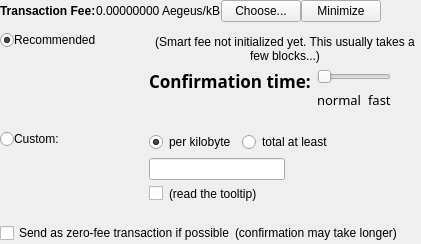
       <widget class="QFrame" name="frameFee">
        <property name="sizePolicy">
         <sizepolicy hsizetype="Expanding" vsizetype="Expanding">
          <horstretch>0</horstretch>
          <verstretch>0</verstretch>
         </sizepolicy>
        </property>
        <property name="maximumSize">
         <size>
          <width>16777215</width>
          <height>16777215</height>
         </size>
        </property>
        <property name="lineWidth">
         <number>0</number>
        </property>
        <layout class="QVBoxLayout" name="verticalLayoutFee1">
         <property name="spacing">
          <number>0</number>
         </property>
         <property name="leftMargin">
          <number>0</number>
         </property>
         <property name="topMargin">
          <number>0</number>
         </property>
         <property name="rightMargin">
          <number>0</number>
         </property>
         <property name="bottomMargin">
          <number>0</number>
         </property>
         <item>
          <layout class="QVBoxLayout" name="verticalLayoutFee2" stretch="0,0">
           <property name="spacing">
            <number>0</number>
           </property>
           <property name="leftMargin">
            <number>0</number>
           </property>
           <property name="topMargin">
            <number>0</number>
           </property>
           <item>
            <layout class="QHBoxLayout" name="horizontalLayoutFee1">
             <property name="spacing">
              <number>0</number>
             </property>
             <property name="bottomMargin">
              <number>0</number>
             </property>
             <item>
              <layout class="QVBoxLayout" name="verticalLayoutFee7">
               <property name="spacing">
                <number>0</number>
               </property>
               <item>
                <layout class="QHBoxLayout" name="horizontalLayoutSmartFee">
                 <property name="spacing">
                  <number>0</number>
                 </property>
                 <item>
                  <widget class="QLabel" name="labelFeeHeadline">
                   <property name="sizePolicy">
                    <sizepolicy hsizetype="Preferred" vsizetype="Maximum">
                     <horstretch>0</horstretch>
                     <verstretch>0</verstretch>
                    </sizepolicy>
                   </property>
                   <property name="font">
                    <font>
                     <weight>75</weight>
                     <bold>true</bold>
                    </font>
                   </property>
                   <property name="styleSheet">
                    <string notr="true">font-weight:bold;</string>
                   </property>
                   <property name="text">
                    <string>Transaction Fee:</string>
                   </property>
                   <property name="indent">
                    <number>0</number>
                   </property>
                  </widget>
                 </item>
                 <item>
                  <widget class="QLabel" name="labelFeeMinimized">
                   <property name="text">
                    <string>0.00000000 Aegeus/kB</string>
                   </property>
                   <property name="indent">
                    <number>0</number>
                   </property>
                  </widget>
                 </item>
                 <item>
                  <widget class="QPushButton" name="buttonChooseFee">
                   <property name="text">
                    <string>Choose...</string>
                   </property>
                  </widget>
                 </item>
                 <item>
                  <widget class="QPushButton" name="buttonMinimizeFee">
                   <property name="toolTip">
                    <string>collapse fee-settings</string>
                   </property>
                   <property name="text">
                    <string>Minimize</string>
                   </property>
                  </widget>
                 </item>
                </layout>
               </item>
               <item>
                <spacer name="verticalSpacer_5">
                 <property name="orientation">
                  <enum>Qt::Vertical</enum>
                 </property>
                 <property name="sizeHint" stdset="0">
                  <size>
                   <width>1</width>
                   <height>1</height>
                  </size>
                 </property>
                </spacer>
               </item>
              </layout>
             </item>
             <item>
              <spacer name="horizontalSpacer_4">
               <property name="orientation">
                <enum>Qt::Horizontal</enum>
               </property>
               <property name="sizeHint" stdset="0">
                <size>
                 <width>40</width>
                 <height>20</height>
                </size>
               </property>
              </spacer>
             </item>
            </layout>
           </item>
           <item>
            <widget class="QFrame" name="frameFeeSelection">
             <property name="enabled">
              <bool>true</bool>
             </property>
             <layout class="QVBoxLayout" name="verticalLayoutFee12">
              <property name="spacing">
               <number>0</number>
              </property>
              <property name="leftMargin">
               <number>0</number>
              </property>
              <property name="topMargin">
               <number>0</number>
              </property>
              <property name="rightMargin">
               <number>0</number>
              </property>
              <property name="bottomMargin">
               <number>0</number>
              </property>
              <item>
               <layout class="QGridLayout" name="gridLayoutFee" columnstretch="0,1,2">
                <property name="topMargin">
                 <number>10</number>
                </property>
                <property name="bottomMargin">
                 <number>4</number>
                </property>
                <property name="horizontalSpacing">
                 <number>0</number>
                </property>
                <property name="verticalSpacing">
                 <number>4</number>
                </property>
                <item row="2" column="2">
                 <layout class="QVBoxLayout" name="verticalLayoutFee8">
                  <property name="spacing">
                   <number>6</number>
                  </property>
                  <item>
                   <layout class="QHBoxLayout" name="horizontalLayoutFee13">
                    <item>
                     <widget class="QRadioButton" name="radioCustomPerKilobyte">
                      <property name="toolTip">
                       <string>If the custom fee is set to 1000 uAegeuss and the transaction is only 250 bytes, then &quot;per kilobyte&quot; only pays 250 uAegeuss in fee,&lt;br /&gt;while &quot;at least&quot; pays 1000 uAegeuss. For transactions bigger than a kilobyte both pay by kilobyte.</string>
                      </property>
                      <property name="text">
                       <string>per kilobyte</string>
                      </property>
                      <property name="iconSize">
                       <size>
                        <width>17</width>
                        <height>17</height>
                       </size>
                      </property>
                      <property name="checked">
                       <bool>true</bool>
                      </property>
                      <attribute name="buttonGroup">
                       <string notr="true">groupCustomFee</string>
                      </attribute>
                     </widget>
                    </item>
                    <item>
                     <widget class="QRadioButton" name="radioCustomAtLeast">
                      <property name="toolTip">
                       <string>If the custom fee is set to 1000 uAegeuss and the transaction is only 250 bytes, then &quot;per kilobyte&quot; only pays 250 uAegeuss in fee,&lt;br /&gt;while &quot;total at least&quot; pays 1000 uAegeuss. For transactions bigger than a kilobyte both pay by kilobyte.</string>
                      </property>
                      <property name="text">
                       <string>total at least</string>
                      </property>
                      <property name="iconSize">
                       <size>
                        <width>17</width>
                        <height>17</height>
                       </size>
                      </property>
                      <attribute name="buttonGroup">
                       <string notr="true">groupCustomFee</string>
                      </attribute>
                     </widget>
                    </item>
                    <item>
                     <spacer name="horizontalSpacer_6">
                      <property name="orientation">
                       <enum>Qt::Horizontal</enum>
                      </property>
                      <property name="sizeHint" stdset="0">
                       <size>
                        <width>1</width>
                        <height>1</height>
                       </size>
                      </property>
                     </spacer>
                    </item>
                   </layout>
                  </item>
                  <item>
                   <layout class="QHBoxLayout" name="horizontalLayout_5">
                    <item>
                     <widget class="BitcoinAmountField" name="customFee"/>
                    </item>
                    <item>
                     <spacer name="horizontalSpacer_8">
                      <property name="orientation">
                       <enum>Qt::Horizontal</enum>
                      </property>
                      <property name="sizeHint" stdset="0">
                       <size>
                        <width>1</width>
                        <height>1</height>
                       </size>
                      </property>
                     </spacer>
                    </item>
                   </layout>
                  </item>
                  <item>
                   <layout class="QHBoxLayout" name="horizontalLayoutFee8">
                    <item>
                     <widget class="QCheckBox" name="checkBoxMinimumFee">
                      <property name="toolTip">
                       <string>Paying only the minimum fee is just fine as long as there is less transaction volume than space in the blocks.&lt;br /&gt;But be aware that this can end up in a never confirming transaction once there is more demand for AEGEUS transactions than the network can process.</string>
                      </property>
                      <property name="layoutDirection">
                       <enum>Qt::LeftToRight</enum>
                      </property>
                      <property name="text">
                       <string/>
                      </property>
                      <property name="iconSize">
                       <size>
                        <width>17</width>
                        <height>17</height>
                       </size>
                      </property>
                     </widget>
                    </item>
                    <item>
                     <widget class="QLabel" name="labelMinFeeWarning">
                      <property name="enabled">
                       <bool>true</bool>
                      </property>
                      <property name="toolTip">
                       <string>Paying only the minimum fee is just fine as long as there is less transaction volume than space in the blocks.&lt;br /&gt;But be aware that this can end up in a never confirming transaction once there is more demand for AEGEUS transactions than the network can process.</string>
                      </property>
                      <property name="text">
                       <string>(read the tooltip)</string>
                      </property>
                      <property name="margin">
                       <number>5</number>
                      </property>
                     </widget>
                    </item>
                    <item>
                     <spacer name="horizontalSpacer_2">
                      <property name="orientation">
                       <enum>Qt::Horizontal</enum>
                      </property>
                      <property name="sizeHint" stdset="0">
                       <size>
                        <width>1</width>
                        <height>1</height>
                       </size>
                      </property>
                     </spacer>
                    </item>
                   </layout>
                  </item>
                 </layout>
                </item>
                <item row="0" column="0" alignment="Qt::AlignTop">
                 <widget class="QRadioButton" name="radioSmartFee">
                  <property name="text">
                   <string/>
                  </property>
                  <property name="iconSize">
                   <size>
                    <width>17</width>
                    <height>17</height>
                   </size>
                  </property>
                  <property name="checked">
                   <bool>true</bool>
                  </property>
                  <attribute name="buttonGroup">
                   <string notr="true">groupFee</string>
                  </attribute>
                 </widget>
                </item>
                <item row="2" column="1">
                 <widget class="QLabel" name="labelCustomFee">
                  <property name="text">
                   <string>Custom:</string>
                  </property>
                  <property name="alignment">
                   <set>Qt::AlignLeading|Qt::AlignLeft|Qt::AlignTop</set>
                  </property>
                  <property name="indent">
                   <number>0</number>
                  </property>
                  <property name="buddy">
                   <cstring>radioCustomFee</cstring>
                  </property>
                 </widget>
                </item>
                <item row="0" column="1">
                 <layout class="QVBoxLayout" name="verticalLayout_4">
                  <item>
                   <layout class="QHBoxLayout" name="horizontalLayout_4">
                    <item>
                     <widget class="QLabel" name="labelSmartFee_2">
                      <property name="text">
                       <string>Recommended</string>
                      </property>
                      <property name="alignment">
                       <set>Qt::AlignLeading|Qt::AlignLeft|Qt::AlignTop</set>
                      </property>
                      <property name="indent">
                       <number>0</number>
                      </property>
                     </widget>
                    </item>
                    <item>
                     <widget class="QLabel" name="labelSmartFee">
                      <property name="text">
                       <string/>
                      </property>
                      <property name="alignment">
                       <set>Qt::AlignLeading|Qt::AlignLeft|Qt::AlignTop</set>
                      </property>
                      <property name="indent">
                       <number>0</number>
                      </property>
                     </widget>
                    </item>
                   </layout>
                  </item>
                  <item>
                   <widget class="QLabel" name="labelFeeEstimation">
                    <property name="text">
                     <string/>
                    </property>
                    <property name="alignment">
                     <set>Qt::AlignLeading|Qt::AlignLeft|Qt::AlignTop</set>
                    </property>
                    <property name="indent">
                     <number>0</number>
                    </property>
                   </widget>
                  </item>
                  <item>
                   <spacer name="verticalSpacer_2">
                    <property name="orientation">
                     <enum>Qt::Vertical</enum>
                    </property>
                    <property name="sizeHint" stdset="0">
                     <size>
                      <width>20</width>
                      <height>40</height>
                     </size>
                    </property>
                   </spacer>
                  </item>
                 </layout>
                </item>
                <item row="3" column="0" colspan="3">
                 <widget class="QLabel" name="custom_send_as_zero_separator">
                  <property name="text">
                   <string/>
                  </property>
                  <property name="indent">
                   <number>0</number>
                  </property>
                 </widget>
                </item>
                <item row="0" column="2">
                 <layout class="QVBoxLayout" name="verticalLayoutFee3" stretch="0,0">
                  <property name="spacing">
                   <number>6</number>
                  </property>
                  <property name="topMargin">
                   <number>2</number>
                  </property>
                  <item>
                   <widget class="QLabel" name="labelSmartFee2">
                    <property name="text">
                     <string>(Smart fee not initialized yet. This usually takes a few blocks...)</string>
                    </property>
                    <property name="alignment">
                     <set>Qt::AlignHCenter</set>
                    </property>
                    <property name="wordWrap">
                     <bool>true</bool>
                    </property>
                    <property name="margin">
                     <number>2</number>
                    </property>
                   </widget>
                  </item>
                  <item>
                   <layout class="QHBoxLayout" name="horizontalLayoutFee9">
                    <item>
                     <layout class="QVBoxLayout" name="verticalLayoutFee6">
                      <item>
                       <widget class="QLabel" name="labelSmartFee3">
                        <property name="font">
                         <font>
                          <family>Volte</family>
                          <pointsize>13</pointsize>
                          <weight>75</weight>
                          <bold>true</bold>
                         </font>
                        </property>
                        <property name="text">
                         <string>Confirmation time:</string>
                        </property>
                        <property name="margin">
                         <number>2</number>
                        </property>
                       </widget>
                      </item>
                      <item>
                       <spacer name="verticalSpacer_3">
                        <property name="orientation">
                         <enum>Qt::Vertical</enum>
                        </property>
                        <property name="sizeHint" stdset="0">
                         <size>
                          <width>1</width>
                          <height>1</height>
                         </size>
                        </property>
                       </spacer>
                      </item>
                     </layout>
                    </item>
                    <item>
                     <layout class="QVBoxLayout" name="verticalLayoutFee5">
                      <property name="rightMargin">
                       <number>30</number>
                      </property>
                      <item>
                       <widget class="QSlider" name="sliderSmartFee">
                        <property name="minimum">
                         <number>0</number>
                        </property>
                        <property name="maximum">
                         <number>24</number>
                        </property>
                        <property name="pageStep">
                         <number>1</number>
                        </property>
                        <property name="value">
                         <number>0</number>
                        </property>
                        <property name="sliderPosition">
                         <number>0</number>
                        </property>
                        <property name="tracking">
                         <bool>true</bool>
                        </property>
                        <property name="orientation">
                         <enum>Qt::Horizontal</enum>
                        </property>
                        <property name="tickPosition">
                         <enum>QSlider::NoTicks</enum>
                        </property>
                       </widget>
                      </item>
                      <item>
                       <layout class="QHBoxLayout" name="horizontalLayoutFee10">
                        <item>
                         <widget class="QLabel" name="labelSmartFeeNormal">
                          <property name="font">
                           <font>
                            <family>Volte</family>
                            <pointsize>10</pointsize>
                           </font>
                          </property>
                          <property name="text">
                           <string>normal</string>
                          </property>
                          <property name="indent">
                           <number>0</number>
                          </property>
                         </widget>
                        </item>
                        <item>
                         <spacer name="horizontalSpacer_3">
                          <property name="orientation">
                           <enum>Qt::Horizontal</enum>
                          </property>
                          <property name="sizeHint" stdset="0">
                           <size>
                            <width>40</width>
                            <height>20</height>
                           </size>
                          </property>
                         </spacer>
                        </item>
                        <item>
                         <widget class="QLabel" name="labelSmartFeeFast">
                          <property name="font">
                           <font>
                            <family>Volte</family>
                            <pointsize>10</pointsize>
                           </font>
                          </property>
                          <property name="text">
                           <string>fast</string>
                          </property>
                          <property name="indent">
                           <number>0</number>
                          </property>
                         </widget>
                        </item>
                       </layout>
                      </item>
                     </layout>
                    </item>
                   </layout>
                  </item>
                 </layout>
                </item>
                <item row="2" column="0">
                 <layout class="QVBoxLayout" name="verticalLayoutFee9" stretch="0,1">
                  <item>
                   <widget class="QRadioButton" name="radioCustomFee">
                    <property name="text">
                     <string/>
                    </property>
                    <property name="iconSize">
                     <size>
                      <width>17</width>
                      <height>17</height>
                     </size>
                    </property>
                    <attribute name="buttonGroup">
                     <string notr="true">groupFee</string>
                    </attribute>
                   </widget>
                  </item>
                  <item>
                   <spacer name="verticalSpacer_6">
                    <property name="orientation">
                     <enum>Qt::Vertical</enum>
                    </property>
                    <property name="sizeHint" stdset="0">
                     <size>
                      <width>1</width>
                      <height>1</height>
                     </size>
                    </property>
                   </spacer>
                  </item>
                 </layout>
                </item>
                <item row="1" column="0" colspan="3">
                 <widget class="QLabel" name="recommended_custom_separator">
                  <property name="text">
                   <string/>
                  </property>
                  <property name="indent">
                   <number>0</number>
                  </property>
                 </widget>
                </item>
               </layout>
              </item>
              <item>
               <layout class="QHBoxLayout" name="horizontalLayoutFee5" stretch="0,0,0">
                <property name="spacing">
                 <number>0</number>
                </property>
                <property name="bottomMargin">
                 <number>0</number>
                </property>
                <item>
                 <widget class="QCheckBox" name="checkBoxFreeTx">
                  <property name="text">
                   <string>Send as zero-fee transaction if possible</string>
                  </property>
                  <property name="iconSize">
                   <size>
                    <width>17</width>
                    <height>17</height>
                   </size>
                  </property>
                 </widget>
                </item>
                <item>
                 <widget class="QLabel" name="labelFreeTx">
                  <property name="text">
                   <string>(confirmation may take longer)</string>
                  </property>
                  <property name="margin">
                   <number>0</number>
                  </property>
                  <property name="indent">
                   <number>0</number>
                  </property>
                 </widget>
                </item>
                <item>
                 <spacer name="horizontalSpacerFee5">
                  <property name="orientation">
                   <enum>Qt::Horizontal</enum>
                  </property>
                  <property name="sizeHint" stdset="0">
                   <size>
                    <width>1</width>
                    <height>1</height>
                   </size>
                  </property>
                 </spacer>
                </item>
               </layout>
              </item>
              <item>
               <spacer name="verticalSpacerFee2">
                <property name="orientation">
                 <enum>Qt::Vertical</enum>
                </property>
                <property name="sizeHint" stdset="0">
                 <size>
                  <width>1</width>
                  <height>1</height>
                 </size>
                </property>
               </spacer>
              </item>
             </layout>
            </widget>
           </item>
          </layout>
         </item>
        </layout>
       </widget>
